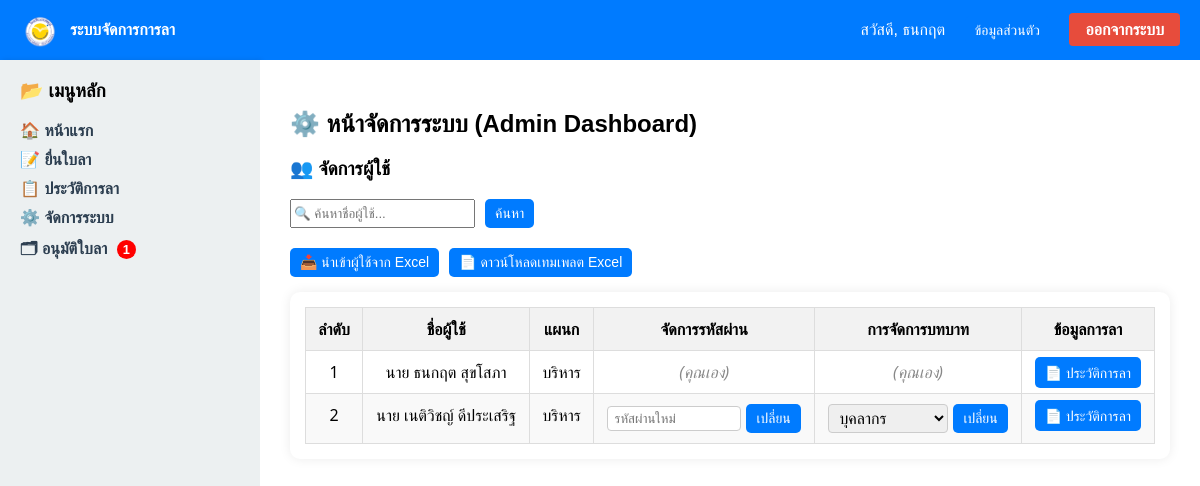
The page /admin (signed in) on the database its author committed.
### app.py (models this page shows)
class User(db.Model, UserMixin):
    id = db.Column(db.Integer, primary_key=True)
    username = db.Column(db.String(80), unique=True, nullable=False)
    password = db.Column(db.String(255), nullable=False)
    role = db.Column(db.String(20), default='staff')
    prefix = db.Column(db.String(20))  # 👈 เพิ่มคำนำหน้า เช่น นาย นางสาว
    first_name = db.Column(db.String(100))
    last_name = db.Column(db.String(100))
    position = db.Column(db.String(100))  # 👈 เพิ่มตำแหน่ง เช่น ครู เจ้าหน้าที่
    department = db.Column(db.String(100))

### app.py (the view)
@app.route('/admin')
@login_required
def admin_dashboard():
    if current_user.role != 'admin':
        return "คุณไม่มีสิทธิ์เข้าถึงหน้านี้", 403
    users = User.query.all()
    if current_user.position in ['ผู้อำนวยการ', 'ผู้รับใบอนุญาต']:
        pending_count = LeaveRequest.query.filter_by(status='รออนุมัติ').count()
    else:
        pending_count = LeaveRequest.query.join(User, LeaveRequest.username == User.username) \
            .filter(LeaveRequest.status == 'รออนุมัติ') \
            .filter(User.department == current_user.department) \
            .count()
    return render_template('admin.html', users=users, pending_count=pending_count)

### app.py (called while the page is built)
@login_manager.user_loader
def load_user(user_id):
    return User.query.get(int(user_id))

@app.context_processor
def inject_pending_count():
    if current_user.is_authenticated:
        if current_user.role == 'admin':
            if current_user.position in ['ผู้อำนวยการ', 'ผู้รับใบอนุญาต']:
                count = LeaveRequest.query.filter_by(status='รออนุมัติ').count()
            else:
                count = LeaveRequest.query.join(User, LeaveRequest.username == User.username) \
                    .filter(LeaveRequest.status == 'รออนุมัติ') \
                    .filter(User.department == current_user.department) \
                    .count()
            return dict(pending_count=count)
    return dict(pending_count=0)

@app.context_processor
def inject_user():
    if current_user.is_authenticated:
        return dict(current_user=current_user)
    return dict(current_user=None)

### templates/admin.html (shortened to what this page needs)
{% extends "base.html" %}
{% block content %}
<h2 style="margin-bottom: 10px;">⚙️ หน้าจัดการระบบ (Admin Dashboard)</h2>
<h3 style="margin-top: 20px;">👥 จัดการผู้ใช้</h3>
<form method="GET" action="{{ url_for('admin_search') }}" class="search-form">
  <input type="text" name="q" placeholder="🔍 ค้นหาชื่อผู้ใช้..." required>
  <button type="submit" class="btn-blue">ค้นหา</button>
</form>
<div style="margin-bottom: 15px; display: flex; gap: 10px;">
  <a href="{{ url_for('import_users') }}" class="btn-blue">📥 นำเข้าผู้ใช้จาก Excel</a>
  <a href="{{ url_for('download_user_template') }}" class="btn-blue" download>📄 ดาวน์โหลดเทมเพลต Excel</a>
</div>
<div class="table-container">
  <table class="user-table">
    <thead>
  <tr>
    <th>ลำดับ</th>
    <th>ชื่อผู้ใช้</th>
    <th>แผนก</th>
    <th>จัดการรหัสผ่าน</th>
    <th>การจัดการบทบาท</th>
    <th>ข้อมูลการลา</th>
  </tr>
</thead>
<tbody>
  {% for user in users %}
  <tr>
    <td>{{ loop.index }}</td>
    <td>{{ user.prefix or '' }} {{ user.first_name or '-' }} {{ user.last_name or '' }}</td>
    <td>{{ user.department or '-' }}</td>
    <td>
      {% if user.username != session['username'] %}
      <form method="POST" action="{{ url_for('change_password', user_id=user.id) }}" class="inline-form">
        <input type="text" name="new_password" placeholder="รหัสผ่านใหม่" required>
        <button type="submit" class="btn-blue">เปลี่ยน</button>
      </form>
      {% else %}
        <span class="text-muted">(คุณเอง)</span>
      {% endif %}
    </td>
    <td>
      {% if user.username != session['username'] %}
      <form method="POST" action="{{ url_for('change_role', user_id=user.id) }}" class="inline-form">
        <select name="role" required>
          <option value="staff" {% if user.role == 'staff' %}selected{% endif %}>บุคลากร</option>
        </select>
        <button type="submit" class="btn-blue">เปลี่ยน</button>
      </form>
      {% else %}
        <span class="text-muted">(คุณเอง)</span>
      {% endif %}
    </td>
    <td>
      <a href="{{ url_for('view_user_leaves', user_id=user.id) }}" class="btn-blue">📄 ประวัติการลา</a>
    </td>
  </tr>
  {% endfor %}
</tbody>
  </table>
</div>
{% endblock %}

### templates/base.html (shortened to what this page needs)
<!DOCTYPE html>
<html lang="th">
<head>
  <link rel="stylesheet" href="{{ url_for('static', filename='style.css') }}">
</head>
<body>
<div class="navbar">
  <div class="navbar-left">
  <img src="{{ url_for('static', filename='images/school_logo.png') }}" alt="โลโก้โรงเรียน" style="height: 40px; vertical-align: middle; margin-right: 10px;">
  <strong>ระบบจัดการการลา</strong>
  </div>
  <div class="navbar-right">
    {% if session.get('username') %}
      สวัสดี, {{ current_user.first_name or session['username'] }}
      {% if session['username'] %}
      <a href="{{ url_for('profile') }}" class="btn-blue">ข้อมูลส่วนตัว</a>
      {% endif %}
      <a href="{{ url_for('logout') }}" class="logout-button">ออกจากระบบ</a>
    {% else %}
      <a href="{{ url_for('login') }}">เข้าสู่ระบบ</a>
    {% endif %}
  </div>
</div>
<div class="layout-container">
  <div class="sidebar">
    <h3>📂 เมนูหลัก</h3>
    <ul class="menu-list">
      <li><a href="{{ url_for('home') }}">🏠 หน้าแรก</a></li>
      <li><a href="{{ url_for('leave') }}">📝 ยื่นใบลา</a></li>
      <li><a href="{{ url_for('report') }}">📋 ประวัติการลา</a></li>
      {% if session.get('role') == 'admin' %}
        <li><a href="{{ url_for('admin_dashboard') }}">⚙️ จัดการระบบ</a></li>
        <li><a href="{{ url_for('admin_leaves') }}"> 🗂 อนุมัติใบลา
          {% if pending_count > 0 %}
            <span class="badge">{{ pending_count }}</span>
          {% endif %}</a>
        </li>
      {% endif %}
    </ul>
  </div>
  <div class="main-content">
    {% block content %}{% endblock %}
  </div>
</div>
</body>
</html>

### static/style.css (style rules this page uses)
body { font-family: sans-serif; background-color: #f3f4f6; margin: 0; }
.navbar { background-color: #1e3a8a; color: white; padding: 1rem 2rem; display: flex; justify-content: space-between; align-items: center; }
.sidebar { width: 200px; background-color: #f9fafb; padding: 1rem; }
table { width: 100%; border-collapse: collapse; }
th, td { padding: 0.5rem; border-bottom: 1px solid #ddd; }
body { font-family: Arial, sans-serif; margin: 0; background-color: #f8f8f8; }
.navbar { display: flex; justify-content: space-between; background-color: #2c3e50; color: #fff; padding: 15px 20px; }
.navbar a { color: #fff; text-decoration: none; margin-left: 15px; }
.layout-container { display: flex; min-height: 90vh; }
.sidebar { width: 220px; background-color: #ecf0f1; padding: 20px; box-shadow: 2px 0 5px rgba(0,0,0,0.1); }
.sidebar h3 { margin-top: 0; }
.menu-list { list-style: none; padding: 0; margin-top: 10px; }
.menu-list li { margin-bottom: 10px; }
.menu-list a { text-decoration: none; color: #2c3e50; font-weight: bold; }
.main-content { flex: 1; padding: 30px; background-color: #fff; }
.logout-button { background-color: #e74c3c; color: white; padding: 8px 16px; text-decoration: none; border-radius: 4px; font-weight: bold; }
input[type="date"], input[type="time"], input[type="number"], select, textarea { width: 100%; padding: 10px; font-size: 1rem; border: 1px solid #ccc; border-radius: 6px; box-sizing: border-box; }
.btn-blue { background-color: #3498db; color: white; padding: 8px 16px; border: none; border-radius: 6px; text-decoration: none; font-size: 14px; cursor: pointer; }
th, td { padding: 10px; text-align: left; vertical-align: top; }
.navbar { display: flex; justify-content: space-between; align-items: center; background-color: #007BFF; color: white; padding: 10px 20px; }
.navbar-left { display: flex; align-items: center; }
.badge { background-color: red; color: white; padding: 2px 6px; font-size: 0.8rem; border-radius: 10px; margin-left: 5px; }

### templates/admin.html (style rules this page uses)
.search-form { display: flex; gap: 10px; margin-bottom: 20px; }
.table-container { overflow-x: auto; background: #fff; padding: 15px; border-radius: 10px; box-shadow: 0 0 12px rgba(0, 0, 0, 0.08); }
.user-table { width: 100%; border-collapse: collapse; font-family: 'Segoe UI', sans-serif; }
.user-table thead { background-color: #f2f2f2; }
.user-table th, .user-table td { padding: 10px 12px; border: 1px solid #ddd; text-align: center; }
.user-table tbody tr:nth-child(even) { background-color: #f9f9f9; }
.inline-form { display: flex; gap: 5px; align-items: center; justify-content: center; }
.inline-form input[type="text"], .inline-form select { padding: 4px 6px; border-radius: 4px; border: 1px solid #ccc; width: 120px; }
.btn-blue { background-color: #007BFF; color: white; border: none; padding: 6px 10px; border-radius: 5px; cursor: pointer; }
.text-muted { color: #888; font-style: italic; }

### rows shown on the page
User: first_name "ธนกฤต", prefix "นาย", last_name "สุขโสภา", department "บริหาร", username "(คุณเอง)"
User: prefix "นาย", first_name "เนติวิชญ์", last_name "ดีประเสริฐ", department "บริหาร", role "บุคลากร"

### other values the page prints
{{ pending_count }} "1"
